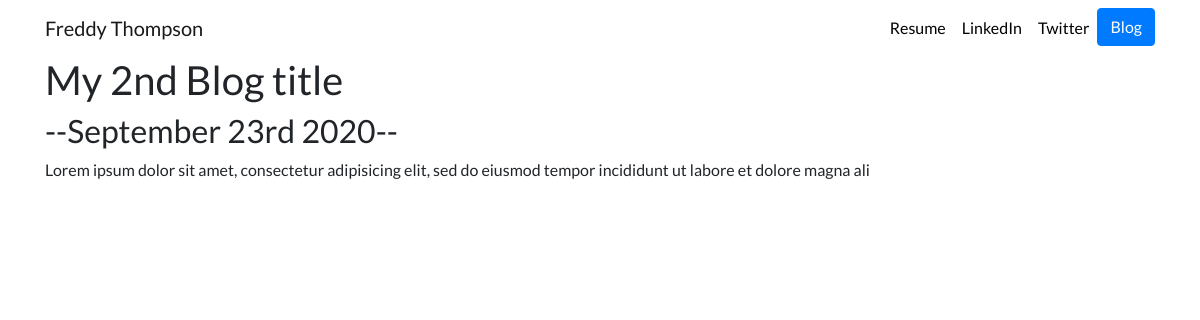
The app's page /blog/2/ with its own data.
### blog/models.py (models this page shows, shortened)
class Blog(models.Model):
    title = models.CharField(max_length=100)
    date = models.DateTimeField()
    blog_description = models.TextField(max_length=250)

### blog/views.py (the view)
# urls.py: path('<int:blog_id>/', views.detail, name='detail'),
def detail(request, blog_id):
    blog = get_object_or_404(Blog, pk=blog_id)
    return render(request, 'blog/detail.html', {'blog': blog})

### blog/templates/blog/detail.html
{% extends 'portfolio/base.html' %}
{% block content %}
<h1>{{ blog.title }}</h1>
<h2>--{{ blog.date|date:'F jS Y' }}--</h2>
<p>{{ blog.blog_description }}</p>
{% endblock %}

### portfolio/static/portfolio/custom.css (style rules this page uses)
body { font-family: 'Lato', sans-serif; }

### records on screen
Blog: title "My 2nd Blog title", date "September 23rd 2020", blog_description "Lorem ipsum dolor sit amet, consectetur adipisicing elit, sed do eiusmod tempor incididunt ut labore et dolore magna ali"
